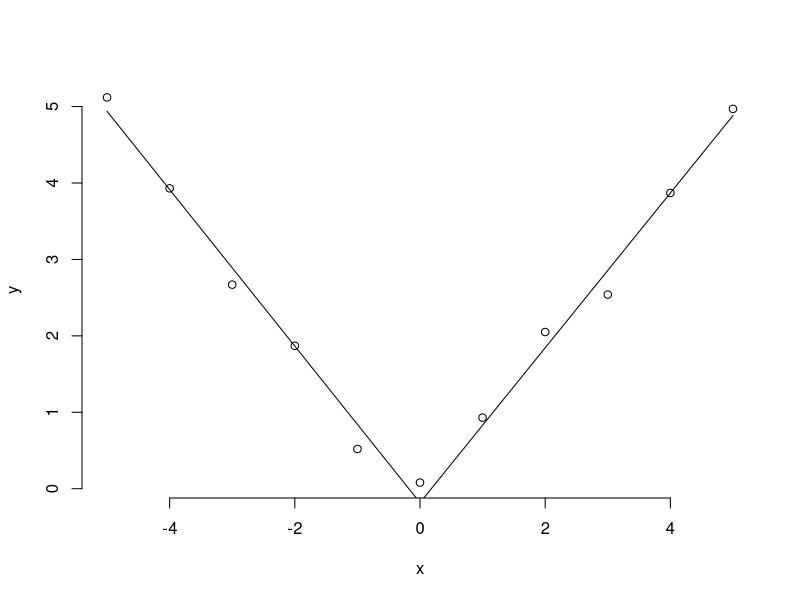

R code for this plot:
x <- -5:5
y <- c(5.12, 3.93, 2.67, 1.87, 0.52, 0.08, 0.93, 2.05, 2.54, 3.87, 4.97)
knots=0
splineTerm <- sapply(knots, function(knot){(x>knot)*(x-knot)})
xMat <- cbind(1, x, splineTerm)
lm(y~xMat-1)
yhat <- predict(lm(y~xMat-1))
plot(x,y,frame=F)
lines(x,yhat)
